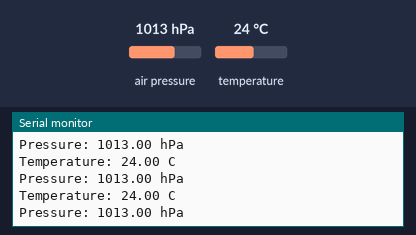
This sketch was run on a simulated Arduino Uno, built with avr-gcc and run on an emulated ATmega328P. Shown: the last lines printed to the serial monitor. Inputs (shaded band) come from the test bench; at power-on: air pressure 1013 hPa, temperature 24 °C.

Above: at 1.2 s.
1.3 s: air pressure set to 952 hPa
At 1.41 s:
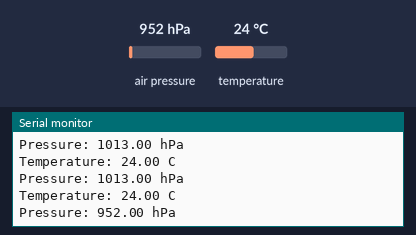
4.3 s: temperature set to 12 °C
At 4.35 s:
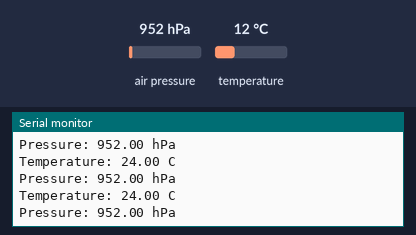
5.8 s: air pressure set to 975 hPa
At 5.87 s:
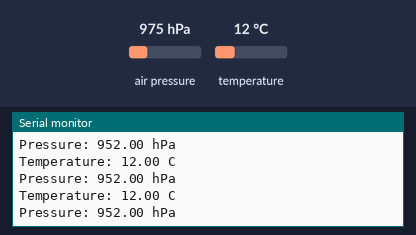
Timing chart, 0 to 8.8 s (numbered marks = the images above; inputs shaded):
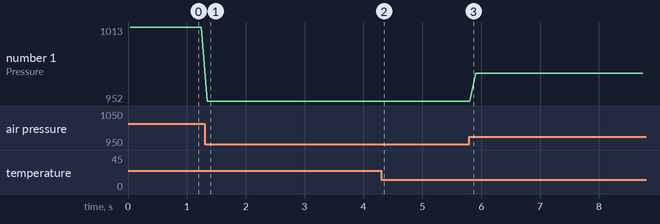

Measured:
- after the input at 1.3 s, the serial monitor: prints a new line at once (image 1)
- plotted number 1: 1013 → 952 after the input at 1.3 s, 952 → 975 after the input at 5.8 s

The sketch:

simple.ino
```cpp
#include <BMP180.h>

// Reads temperature and pressure of a BMP180 in a loop using the BMP180
// library (https://github.com/styropyr0/BMP180), which depends on SensorHub.

#define OSS 3

BMP180 bmp180;

void setup() {
  Serial.begin(9600);
  Serial.println("BMP180 demo");

  if (!bmp180.begin()) {
    Serial.println("BMP180 not found");
    while (true) {
    }
  }

  bmp180.setPressureOverSampling(OSS);
}

void loop() {
  float temperature = bmp180.readTemperature();
  float pressure = bmp180.readPressure();

  Serial.print("Temperature: ");
  Serial.print(temperature);
  Serial.println(" C");

  Serial.print("Pressure: ");
  Serial.print(pressure / 100.0);
  Serial.println(" hPa");

  delay(100);
}
```
